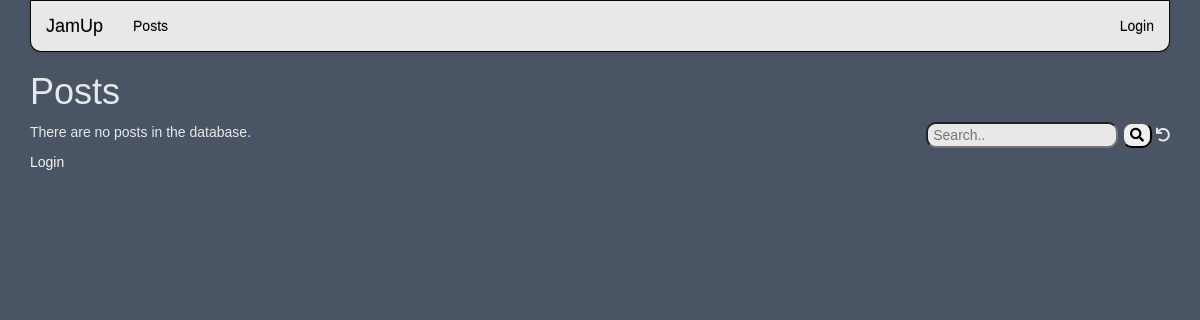
Before: / with the older database file.
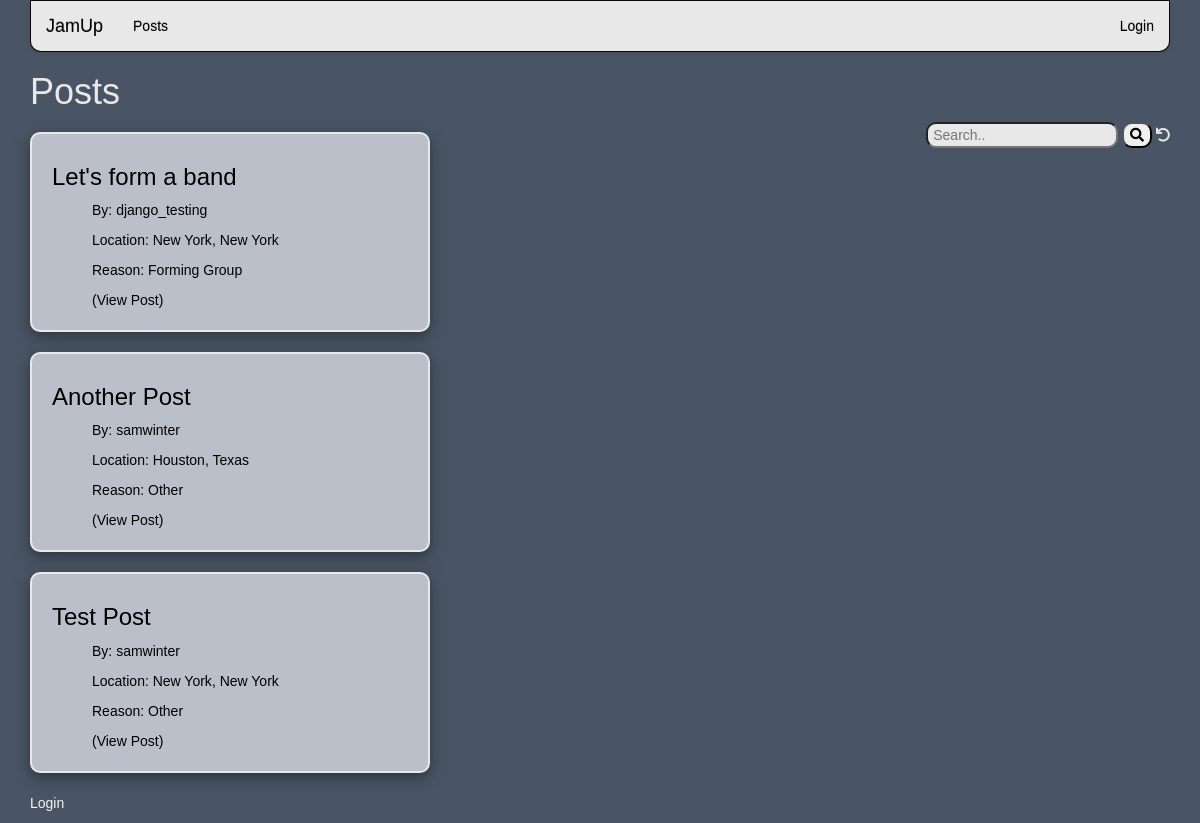
After: the same page with the newer database file.
### jamup/models.py (models this page shows, shortened)
class Post(models.Model):
        title = models.CharField(max_length=200)
        city = models.ForeignKey(City, on_delete=models.CASCADE)
        state = models.ForeignKey(State, on_delete=models.CASCADE)
        reason = models.ForeignKey(Reason, on_delete=models.CASCADE)
        text = models.TextField()
        profile = models.ForeignKey(Profile, on_delete=models.CASCADE)
        owner = models.ForeignKey(settings.AUTH_USER_MODEL, on_delete=models.CASCADE)
        created_at = models.DateTimeField(auto_now_add=True)
        updated_at = models.DateTimeField(auto_now=True)
        replies = models.ManyToManyField(settings.AUTH_USER_MODEL,
                through='Reply', related_name='replies_owned')

class City(models.Model):
        name = models.CharField(max_length=80)
        state = models.ForeignKey(State, on_delete=models.CASCADE)
        def __str__(self):
                return self.name

class State(models.Model):
        name = models.CharField(max_length=20)
        def __str__(self):
                return self.name

class Reason(models.Model):
        name = models.CharField(max_length=80)
        def __str__(self):
                return self.name

### jamup/views.py (the view)
# urls.py: path('', views.PostListView.as_view()),
class PostListView(OwnerListView):
    model = Post
    template_name = "jamup/post_list.html"
    def get(self, request) :
        strval =  request.GET.get("search", False)
        if strval :
            query = Q(title__contains=strval)
            query.add(Q(text__contains=strval), Q.OR)
            query.add(Q(city__name__contains=strval), Q.OR)
            query.add(Q(state__name__contains=strval), Q.OR)
            query.add(Q(reason__name__contains=strval), Q.OR)
            objects = Post.objects.filter(query).select_related().order_by('-updated_at')
        else :
            objects = Post.objects.all().order_by('-updated_at')
        for obj in objects:
            obj.natural_updated = naturaltime(obj.updated_at)
        post_list = objects
        ctx = {'post_list' : post_list, 'search': strval}
        retval = render(request, self.template_name, ctx)
        return retval

### home/context_processors.py (called while the page is built)
def settings(request):
    return {
        'settings': django_settings,
    }

### jamup/templates/jamup/post_list.html (shortened to what this page needs)
{% extends "base_menu.html" %}
{% block content %}
<h1>Posts</h1>
<div style="float:right">
<form>
  <input type="text" placeholder="Search.." name="search"
  >
  <button type="submit"><i class="fa fa-search"></i></button>
<a href="{% url 'jamup:all' %}"><i class="fa fa-undo"></i></a>
</form>
</div>
<p>
{% if post_list %}
<div>
  {% for post in post_list %}
    <div class="post">
        <div class="post_main">
            <h3>{{ post.title }}</h3>
            <div class="post_content">
                <p>By: <a href = "{% url 'jamup:profile_detail' post.owner.profile.user.id %}">{{post.owner}}</a></p>
                <p>Location: {{post.city}}, {{post.state}}</p>
                <p>Reason: {{post.reason}}</p>
                <p><a href="{% url 'jamup:post_detail'  post.id %}">(View Post)</p>
            </div>
        </div>
    </div>
  {% endfor %}
</div>
{% else %}
  <p>There are no posts in the database.</p>
{% endif %}
</p>
<p>
{% if user.is_authenticated %}
<a class="main_link" href="{% url 'logout' %}?next={% url 'jamup:all' %}">Logout</a>
{% else %}
<a class="main_link" href="{% url 'login' %}?next={% url 'jamup:all' %}">Login</a>
{% endif %}
</p>
{% endblock %}

### home/templates/base_menu.html (shortened to what this page needs)
{% extends "base_bootstrap.html" %}
{% block navbar %}
{% load app_tags %}
<nav class="navbar navbar-default navbar-inverse">
  <div class="container-fluid">
    <div class="navbar-header">
        <a class="navbar-brand" href="/">{{ settings.APP_NAME }}</a>
    </div>
    <ul class="nav navbar-nav">
      {% url 'jamup' as jamup %}
        <li {% if request.get_full_path == jamup %}class="active"{% endif %}>
            <a href="{% url 'jamup:all' %}">Posts</a></li>
    </ul>
    <ul class="nav navbar-nav navbar-right">
        {% if user.is_authenticated %}
        <li class="dropdown">
            <a href="#" data-toggle="dropdown" class="dropdown-toggle">
                <img style="width: 25px;" src="{{ user|gravatar:60 }}"/><b class="caret"></b>
            </a>
            <ul class="dropdown-menu">
                <li><a href="{% url 'logout' %}?next={% url 'jamup:all' %}">Logout</a></li>
            </ul>
        </li>
        {% else %}
        <li>
        <a href="{% url 'login' %}?next={% url 'jamup:all' %}">Login</a>
        </li>
        {% endif %}
    </ul>
  </div>
</nav>
{% endblock %}

### home/templates/base_bootstrap.html (shortened to what this page needs)
<!DOCTYPE html>
<html>
<head>
<link rel="stylesheet"
    href="https://maxcdn.bootstrapcdn.com/bootstrap/3.4.0/css/bootstrap.min.css"
>
<link rel="stylesheet"
    href="https://maxcdn.bootstrapcdn.com/bootstrap/3.4.0/css/bootstrap-theme.min.css"
>
<link rel="stylesheet"
    href="https://code.jquery.com/ui/1.12.1/themes/ui-lightness/jquery-ui.css"
>
<link rel="stylesheet" href="https://use.fontawesome.com/releases/v5.8.1/css/all.css">
<link rel="stylesheet" href="https://use.fontawesome.com/releases/v5.8.1/css/v4-shims.css">
{% load static %}
<link rel="stylesheet"
    type="text/css" href="{% static 'style.css' %}">
</head>
<body>
<div class="container">
{% block navbar %} {% endblock %}
{% block content %}
{% endblock %}
</div>
</body>
</html>

### home/static/style.css (style rules this page uses)
body { background-color: #495464; }
* { color: #e8e8e8; font-family: 'Noto Sans TC', sans-serif;; }
a { color: black; }
.main_link { color: #f4f4f2; }
input { color: black; }
.fa-search { color: black; }
.post { width: 400px; box-shadow: 0 4px 8px 0 rgba(0, 0, 0, 0.2), 0 6px 20px 0 rgba(0, 0, 0, 0.19); margin-top: 20px; margin-bottom: 20px; background-color: #bbbfca; border-radius: 10px; border-color: #e8e8e8; border-width: 2px; border-style: solid; }
.post h3, .post_content p { color: black; }
.post_content { width: 300px; margin-left: 40px; }
.post_main { padding: 10px; margin-left: 10px; }
button { border-radius: 10px; }
input[type=text], #id_password { border-radius: 10px; padding-left: 5px; background-color: #e8e8e8; }
.container-fluid, .navbar { background-color: #e8e8e8; border-radius: 0 0 10px 10px; }
.navbar-brand, .nav li a { color: black !important; }
input[type=text], #id_city option, #id_state option, #id_reason option { color: black !important; }

Changed rows visible on the page:
added Post: title "Let's form a band", owner "django_testing", city "New York", state "New York", reason "Forming Group"
added Post: title "Another Post", owner "samwinter", city "Houston", state "Texas", reason "Other"
added Post: title "Test Post", owner "samwinter", city "New York", state "New York", reason "Other"
Other visible differences:
text no longer shown: "There are no posts in the database."
